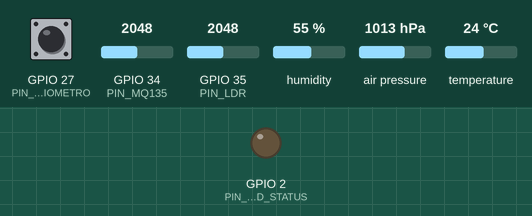
Recording of a sketch running on a simulated ESP32. Parts: output pins drawn as LEDs (lit = HIGH). Inputs (shaded band) come from the test bench; at power-on: GPIO 27 (PIN_PLUVIOMETRO) HIGH, GPIO 34 (PIN_MQ135) = 2048, GPIO 35 (PIN_LDR) = 2048, humidity 55 %, air pressure 1013 hPa, temperature 24 °C. WiFi joins after 1.5 s; servers stay silent unless stated; uploads are accepted with an empty reply; what the sketch prints to the serial monitor is not drawn.

Above: at 0.5 s.
At 1.7 s:
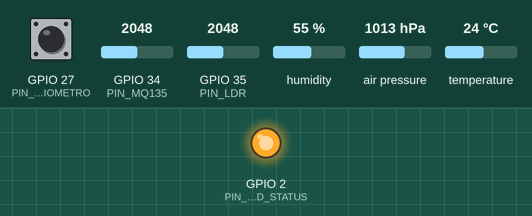
Timing chart, 0 to 3.2 s (numbered marks = the images above):
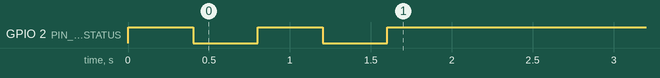

The sketch:

estacao_meteorologica.ino
```cpp
#include <WiFi.h>
#include <HTTPClient.h>
#include <WiFiClientSecure.h>
#include <Wire.h>
#include <Adafruit_BMP280.h>
#include <DHT.h>
#include <PubSubClient.h>
#include "config.h"

DHT dht(PIN_DHT, DHT22);
Adafruit_BMP280 bmp;
WiFiClient wifiCliente;
PubSubClient mqttCliente(wifiCliente);

volatile unsigned long pulsosPluviometro = 0;
unsigned long ultimoEnvioMs = 0;
bool bmpDisponivel = false;

void IRAM_ATTR contarPulsoChuva() {
  pulsosPluviometro++;
}

bool valorDentroFaixa(float valor, float minimo, float maximo) {
  return valor >= minimo && valor <= maximo;
}

float mapearLuminosidade(int adc) {
  float percentual = (adc / 4095.0f) * 100.0f;
  if (percentual < 0.0f) {
    percentual = 0.0f;
  }
  if (percentual > 100.0f) {
    percentual = 100.0f;
  }
  return percentual;
}

float estimarPpmMq135(int adc) {
  float tensao = (adc / 4095.0f) * 3.3f;
  float ppm = tensao * 220.0f;
  if (ppm < 0.0f) {
    ppm = 0.0f;
  }
  return ppm;
}

void conectarWifi() {
  WiFi.mode(WIFI_STA);
  WiFi.begin(WIFI_SSID, WIFI_SENHA);
  unsigned long inicio = millis();
  while (WiFi.status() != WL_CONNECTED && millis() - inicio < 20000UL) {
    digitalWrite(PIN_LED_STATUS, !digitalRead(PIN_LED_STATUS));
    delay(400);
  }
  digitalWrite(PIN_LED_STATUS, WiFi.status() == WL_CONNECTED ? HIGH : LOW);
}

void reconectarMqtt() {
  if (!MQTT_ATIVO) {
    return;
  }
  if (mqttCliente.connected()) {
    return;
  }
  mqttCliente.setServer(MQTT_BROKER, MQTT_PORTA);
  if (strlen(MQTT_USUARIO) > 0) {
    mqttCliente.connect("estacao-meteorologica-esp32", MQTT_USUARIO, MQTT_SENHA);
  } else {
    mqttCliente.connect("estacao-meteorologica-esp32");
  }
}

String montarJson(float temperatura, float umidade, float pressao, float qualidadeAr, float luminosidade, float pluviometria, bool valida) {
  String json = "{";
  json += "\"estacao_id\":" + String(ESTACAO_ID) + ",";
  json += "\"temperatura\":" + String(temperatura, 2) + ",";
  json += "\"umidade\":" + String(umidade, 2) + ",";
  json += "\"pressao\":" + String(pressao, 2) + ",";
  json += "\"qualidade_ar\":" + String(qualidadeAr, 2) + ",";
  json += "\"luminosidade\":" + String(luminosidade, 2) + ",";
  json += "\"pluviometria\":" + String(pluviometria, 2) + ",";
  json += "\"origem\":\"esp32\",";
  json += "\"valida_local\":" + String(valida ? "true" : "false");
  json += "}";
  return json;
}

bool enviarHttp(const String& json) {
  if (WiFi.status() != WL_CONNECTED) {
    conectarWifi();
    if (WiFi.status() != WL_CONNECTED) {
      return false;
    }
  }

  HTTPClient http;
  String url;
  if (USE_HTTPS) {
    if (API_PORTA == 443) {
      url = "https://" + String(API_HOST) + String(API_CAMINHO);
    } else {
      url = "https://" + String(API_HOST) + ":" + String(API_PORTA) + String(API_CAMINHO);
    }
    WiFiClientSecure secureClient;
    secureClient.setInsecure(); // Permite conexões HTTPS na nuvem sem necessidade de gerenciar certificados SSL locais
    http.begin(secureClient, url);
  } else {
    if (API_PORTA == 80) {
      url = "http://" + String(API_HOST) + String(API_CAMINHO);
    } else {
      url = "http://" + String(API_HOST) + ":" + String(API_PORTA) + String(API_CAMINHO);
    }
    http.begin(wifiCliente, url);
  }

  http.addHeader("Content-Type", "application/json");
  http.addHeader("X-API-Key", API_CHAVE);
  int codigo = http.POST(json);
  http.end();
  return codigo >= 200 && codigo < 300;
}

bool enviarMqtt(const String& json) {
  if (!MQTT_ATIVO) {
    return false;
  }
  reconectarMqtt();
  if (!mqttCliente.connected()) {
    return false;
  }
  return mqttCliente.publish(MQTT_TOPICO, json.c_str());
}

void setup() {
  pinMode(PIN_LED_STATUS, OUTPUT);
  pinMode(PIN_PLUVIOMETRO, INPUT_PULLUP);
  attachInterrupt(digitalPinToInterrupt(PIN_PLUVIOMETRO), contarPulsoChuva, FALLING);

  Serial.begin(115200);
  dht.begin();
  Wire.begin();
  bmpDisponivel = bmp.begin(0x76);
  if (!bmpDisponivel) {
    bmpDisponivel = bmp.begin(0x77);
  }
  if (bmpDisponivel) {
    bmp.setSampling(
      Adafruit_BMP280::MODE_NORMAL,
      Adafruit_BMP280::SAMPLING_X2,
      Adafruit_BMP280::SAMPLING_X16,
      Adafruit_BMP280::FILTER_X16,
      Adafruit_BMP280::STANDBY_MS_500
    );
  }

  conectarWifi();
  if (MQTT_ATIVO) {
    reconectarMqtt();
  }
}

void loop() {
  if (MQTT_ATIVO) {
    mqttCliente.loop();
  }

  unsigned long agora = millis();
  if (agora - ultimoEnvioMs < INTERVALO_COLETA_MS) {
    delay(50);
    return;
  }
  ultimoEnvioMs = agora;

  float temperatura = dht.readTemperature();
  float umidade = dht.readHumidity();
  float pressao = bmpDisponivel ? bmp.readPressure() / 100.0f : NAN;
  int adcAr = analogRead(PIN_MQ135);
  int adcLuz = analogRead(PIN_LDR);
  float qualidadeAr = estimarPpmMq135(adcAr);
  float luminosidade = mapearLuminosidade(adcLuz);

  noInterrupts();
  unsigned long pulsos = pulsosPluviometro;
  pulsosPluviometro = 0;
  interrupts();
  float pluviometria = pulsos * FATOR_MM_POR_PULSO;

  if (isnan(temperatura) || isnan(umidade)) {
    Serial.println("Falha na leitura do DHT22.");
    digitalWrite(PIN_LED_STATUS, LOW);
    return;
  }
  if (isnan(pressao)) {
    Serial.println("Falha na leitura do BMP280.");
    digitalWrite(PIN_LED_STATUS, LOW);
    return;
  }

  bool valida = valorDentroFaixa(temperatura, TEMP_MIN, TEMP_MAX) &&
                valorDentroFaixa(umidade, UMID_MIN, UMID_MAX) &&
                valorDentroFaixa(pressao, PRESS_MIN, PRESS_MAX) &&
                valorDentroFaixa(qualidadeAr, AR_MIN, AR_MAX) &&
                valorDentroFaixa(luminosidade, LUM_MIN, LUM_MAX) &&
                valorDentroFaixa(pluviometria, CHUVA_MIN, CHUVA_MAX);

  String json = montarJson(temperatura, umidade, pressao, qualidadeAr, luminosidade, pluviometria, valida);
  Serial.println(json);

  bool httpOk = enviarHttp(json);
  bool mqttOk = enviarMqtt(json);
  digitalWrite(PIN_LED_STATUS, (httpOk || mqttOk) ? HIGH : LOW);
}
```

config.h
```cpp
#ifndef CONFIG_ESTACAO_H
#define CONFIG_ESTACAO_H

// --- Configurações Wi-Fi ---
#define WIFI_SSID "Luan"
#define WIFI_SENHA "luan1234"

// --- Configurações da API para Nuvem (Render / HTTPS) ---
// Configurado para nuvem com HTTPS na porta 443
#define USE_HTTPS true
#define API_HOST "est-meteorologica.onrender.com"
#define API_PORTA 443
#define API_CAMINHO "/api/v1/leituras"
#define API_CHAVE "estacao-esp32-demo-key-001"
#define ESTACAO_ID 1

// --- Configurações MQTT (Opcional) ---
#define MQTT_ATIVO false
#define MQTT_BROKER "192.168.0.10"
#define MQTT_PORTA 1883
#define MQTT_TOPICO "cidades-inteligentes/estacoes/1/leituras"
#define MQTT_USUARIO ""
#define MQTT_SENHA ""

// --- Hardware e Sensores ---
#define INTERVALO_COLETA_MS 15000UL
#define PIN_DHT 4
#define PIN_MQ135 34
#define PIN_LDR 35
#define PIN_PLUVIOMETRO 27
#define PIN_LED_STATUS 2
#define FATOR_MM_POR_PULSO 0.25f

// --- Limiares de Validação Física ---
#define TEMP_MIN -20.0f
#define TEMP_MAX 60.0f
#define UMID_MIN 0.0f
#define UMID_MAX 100.0f
#define PRESS_MIN 870.0f
#define PRESS_MAX 1080.0f
#define AR_MIN 0.0f
#define AR_MAX 1500.0f
#define LUM_MIN 0.0f
#define LUM_MAX 100.0f
#define CHUVA_MIN 0.0f
#define CHUVA_MAX 250.0f

#endif
```
